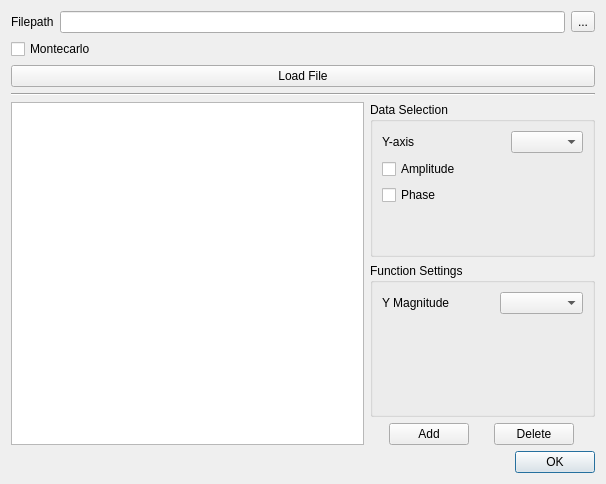
<?xml version="1.0" encoding="UTF-8"?>
<ui version="4.0">
 <class>Dialog</class>
 <widget class="QDialog" name="Dialog">
  <property name="geometry">
   <rect>
    <x>0</x>
    <y>0</y>
    <width>606</width>
    <height>484</height>
   </rect>
  </property>
  <property name="windowTitle">
   <string>LTSpice File Reader</string>
  </property>
  <layout class="QGridLayout" name="gridLayout">
   <item row="8" column="0">
    <layout class="QHBoxLayout" name="horizontalLayout">
     <property name="sizeConstraint">
      <enum>QLayout::SetDefaultConstraint</enum>
     </property>
     <item>
      <widget class="QListWidget" name="functionList">
       <property name="maximumSize">
        <size>
         <width>400</width>
         <height>16777215</height>
        </size>
       </property>
      </widget>
     </item>
     <item>
      <layout class="QVBoxLayout" name="verticalLayout_2">
       <item>
        <widget class="QGroupBox" name="dataSelectionGB">
         <property name="title">
          <string>Data Selection</string>
         </property>
         <layout class="QVBoxLayout" name="verticalLayout_4">
          <item>
           <layout class="QFormLayout" name="formLayout_2">
            <property name="horizontalSpacing">
             <number>50</number>
            </property>
            <item row="0" column="0">
             <widget class="QLabel" name="y">
              <property name="text">
               <string>Y-axis</string>
              </property>
             </widget>
            </item>
            <item row="1" column="0">
             <widget class="QCheckBox" name="amplitudeCB">
              <property name="text">
               <string>Amplitude</string>
              </property>
             </widget>
            </item>
            <item row="2" column="0">
             <widget class="QCheckBox" name="phaseCB">
              <property name="text">
               <string>Phase</string>
              </property>
             </widget>
            </item>
            <item row="0" column="1">
             <widget class="QComboBox" name="yAxis"/>
            </item>
           </layout>
          </item>
         </layout>
        </widget>
       </item>
       <item>
        <widget class="QGroupBox" name="functionSettingGB">
         <property name="title">
          <string>Function Settings</string>
         </property>
         <layout class="QVBoxLayout" name="verticalLayout_3">
          <item>
           <layout class="QFormLayout" name="formLayout">
            <property name="horizontalSpacing">
             <number>50</number>
            </property>
            <item row="0" column="0">
             <widget class="QLabel" name="yMagLabel">
              <property name="text">
               <string>Y Magnitude</string>
              </property>
             </widget>
            </item>
            <item row="0" column="1">
             <widget class="QComboBox" name="yMagnitude"/>
            </item>
           </layout>
          </item>
         </layout>
        </widget>
       </item>
       <item>
        <layout class="QHBoxLayout" name="horizontalLayout_2">
         <item>
          <widget class="QPushButton" name="addButton">
           <property name="maximumSize">
            <size>
             <width>80</width>
             <height>16777215</height>
            </size>
           </property>
           <property name="text">
            <string>Add</string>
           </property>
          </widget>
         </item>
         <item>
          <widget class="QPushButton" name="deleteButton">
           <property name="maximumSize">
            <size>
             <width>80</width>
             <height>16777215</height>
            </size>
           </property>
           <property name="text">
            <string>Delete</string>
           </property>
          </widget>
         </item>
        </layout>
       </item>
      </layout>
     </item>
    </layout>
   </item>
   <item row="9" column="0">
    <widget class="QDialogButtonBox" name="okButton">
     <property name="orientation">
      <enum>Qt::Horizontal</enum>
     </property>
     <property name="standardButtons">
      <set>QDialogButtonBox::Ok</set>
     </property>
    </widget>
   </item>
   <item row="2" column="0">
    <layout class="QHBoxLayout" name="horizontalLayout_3">
     <item>
      <widget class="QLabel" name="filepathLabel">
       <property name="sizePolicy">
        <sizepolicy hsizetype="Fixed" vsizetype="Fixed">
         <horstretch>0</horstretch>
         <verstretch>0</verstretch>
        </sizepolicy>
       </property>
       <property name="text">
        <string>Filepath</string>
       </property>
       <property name="wordWrap">
        <bool>true</bool>
       </property>
      </widget>
     </item>
     <item>
      <widget class="QLineEdit" name="filepathPTE">
       <property name="maximumSize">
        <size>
         <width>700</width>
         <height>16777215</height>
        </size>
       </property>
       <property name="readOnly">
        <bool>true</bool>
       </property>
      </widget>
     </item>
     <item>
      <widget class="QToolButton" name="browseButton">
       <property name="sizePolicy">
        <sizepolicy hsizetype="Minimum" vsizetype="Fixed">
         <horstretch>0</horstretch>
         <verstretch>0</verstretch>
        </sizepolicy>
       </property>
       <property name="text">
        <string>...</string>
       </property>
      </widget>
     </item>
    </layout>
   </item>
   <item row="6" column="0">
    <widget class="QPushButton" name="loadFilePB">
     <property name="text">
      <string>Load File</string>
     </property>
    </widget>
   </item>
   <item row="4" column="0">
    <widget class="QCheckBox" name="mcCheckBox">
     <property name="text">
      <string>Montecarlo</string>
     </property>
    </widget>
   </item>
   <item row="7" column="0">
    <widget class="Line" name="line">
     <property name="orientation">
      <enum>Qt::Horizontal</enum>
     </property>
    </widget>
   </item>
  </layout>
 </widget>
 <resources/>
 <connections>
  <connection>
   <sender>okButton</sender>
   <signal>accepted()</signal>
   <receiver>Dialog</receiver>
   <slot>accept()</slot>
   <hints>
    <hint type="sourcelabel">
     <x>270</x>
     <y>472</y>
    </hint>
    <hint type="destinationlabel">
     <x>157</x>
     <y>274</y>
    </hint>
   </hints>
  </connection>
  <connection>
   <sender>okButton</sender>
   <signal>rejected()</signal>
   <receiver>Dialog</receiver>
   <slot>reject()</slot>
   <hints>
    <hint type="sourcelabel">
     <x>338</x>
     <y>472</y>
    </hint>
    <hint type="destinationlabel">
     <x>286</x>
     <y>274</y>
    </hint>
   </hints>
  </connection>
 </connections>
</ui>
